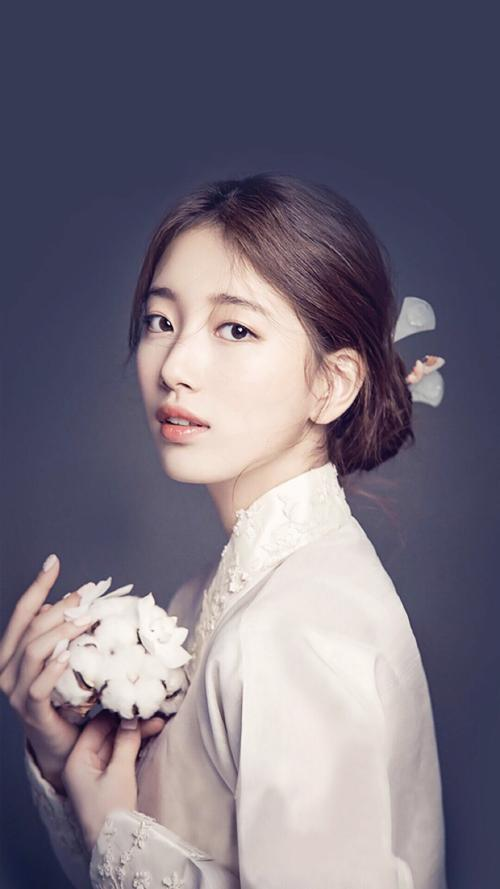
#> input picture filter/girl.jpg, 500 x 889 px, found by its file name
$ python grayandBinary.py
#> lines starting #> are read from the running program, lines starting #| are printed output that depends on the picture; after the words box and inside, x2 and y2 are one past the last pixel; in counts of white or black regions, pixels touching at a corner belong together
# _*_  coding: utf-8  _*_
# **************************************************
# @Author   : Ybbbbbbb
# @Time     : 2018-09-25 14:29
# @File     : grayandBinary.py
# @SoftWare : PyCharm
# **************************************************

import cv2
import numpy as np
import matplotlib.pyplot as plt

image = cv2.imread("girl.jpg",1)
#> image is the input picture: shape (889, 500, 3); mean B, G, R 126.9, 113.2, 120.2
# cv2.imshow("origin", image)

binary_image = cv2.cvtColor(image, cv2.COLOR_BGR2GRAY)
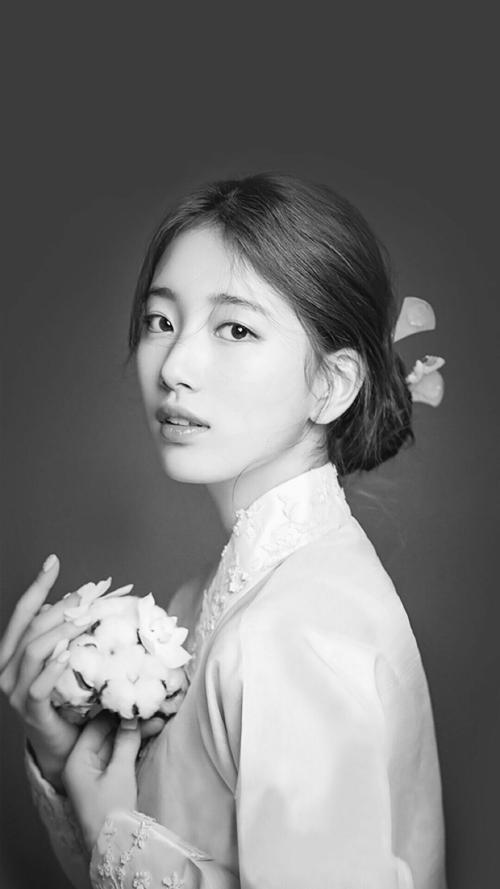
#> binary_image: shape (889, 500); min 4, max 254, mean 116.9
# cv2.imshow("binary", binary_image)
plt.figure(1)
plt.imshow(binary_image,cmap='gray')

ret, threshold1 = cv2.threshold(binary_image, 127, 255, type=cv2.THRESH_BINARY)
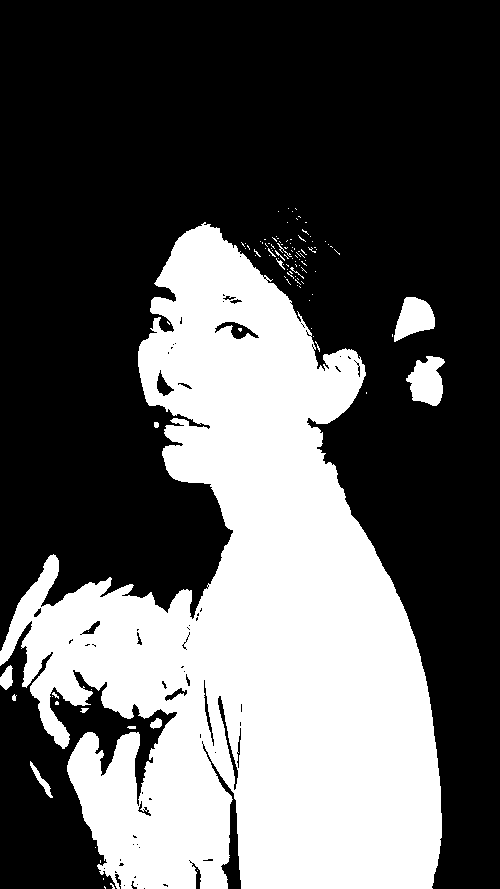
#> threshold1: shape (889, 500); 36.3% white; 111 white regions (96 under 20 px), largest, box (x1, y1, x2, y2) and area: (0, 222, 442, 889) 157700, (406, 356, 445, 406) 1314, (394, 297, 435, 342) 1180
ret, threshold2 = cv2.threshold(binary_image, 100, 255, type= cv2.THRESH_BINARY_INV)
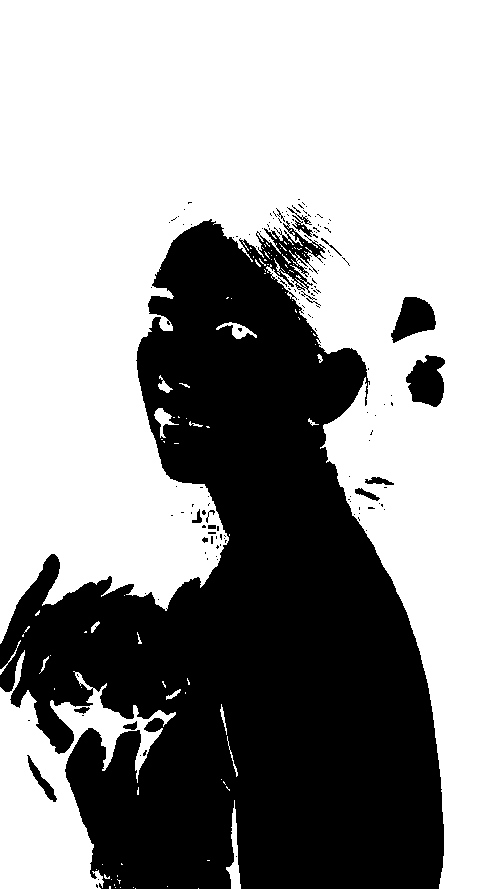
#> threshold2: shape (889, 500); 61.1% white; 152 black regions (134 under 20 px), largest, box (x1, y1, x2, y2) and area: (0, 219, 444, 889) 168437, (406, 355, 445, 407) 1435, (391, 297, 436, 343) 1276
ret, threshold3 = cv2.threshold(binary_image, 127, 225, type=cv2.THRESH_TRUNC)
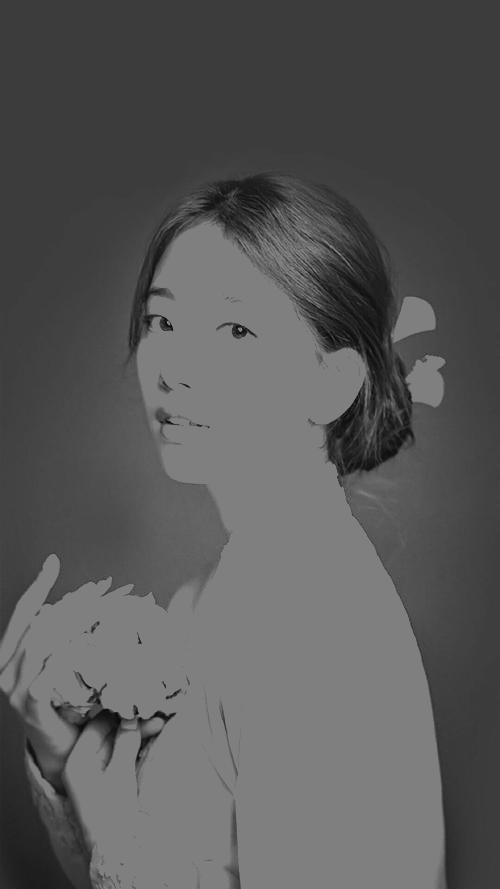
#> threshold3: shape (889, 500); min 4, max 127, mean 88.3
ret, threshold4 = cv2.threshold(binary_image, 127, 225, type=cv2.THRESH_TOZERO)
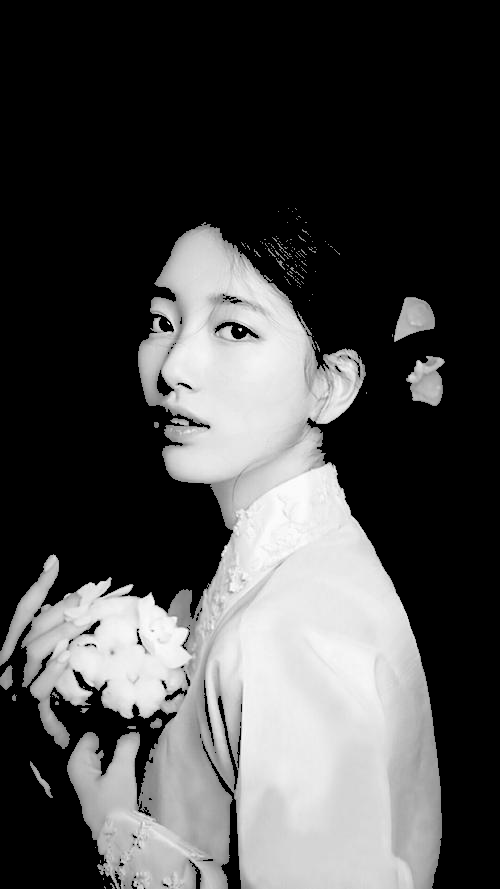
#> threshold4: shape (889, 500); min 0, max 254, mean 74.7
ret, threshold5 = cv2.threshold(binary_image, 127, 225, type=cv2.THRESH_TOZERO_INV)
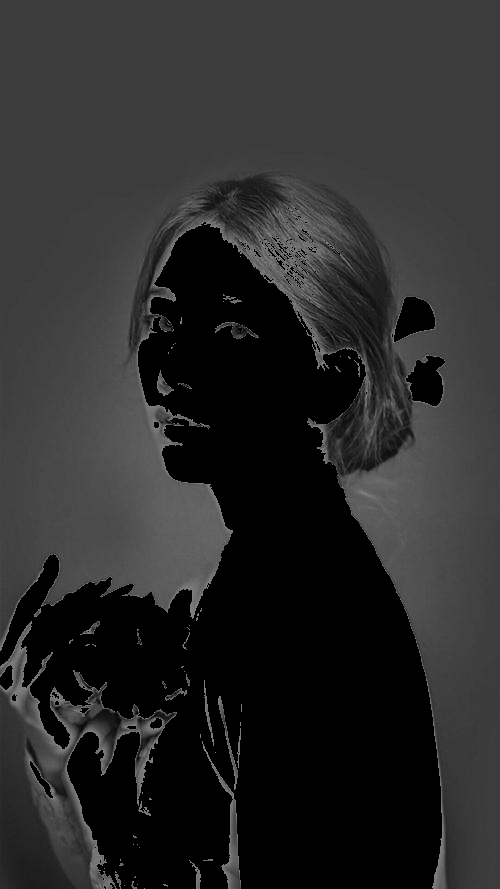
#> threshold5: shape (889, 500); min 0, max 127, mean 42.2

images = [image,threshold1,threshold2,threshold3,threshold4,threshold5]
titles = ['origin','binary','binary_inv','trunc','tozero','tozero_inv']
plt.figure(2)
for i in range(6):
    plt.title(titles[i])
    plt.subplot(2,3,i+1)
    plt.imshow(images[i],cmap='gray')
    plt.xticks([])
    plt.yticks([])
plt.show()
#> figure, not shown here; B, G, R data is drawn as R, G, B


cv2.imshow("thresh_binary", threshold3)


if cv2.waitKey(0) == 27:
#> (key Esc is pressed here)
    cv2.destroyAllWindows()
